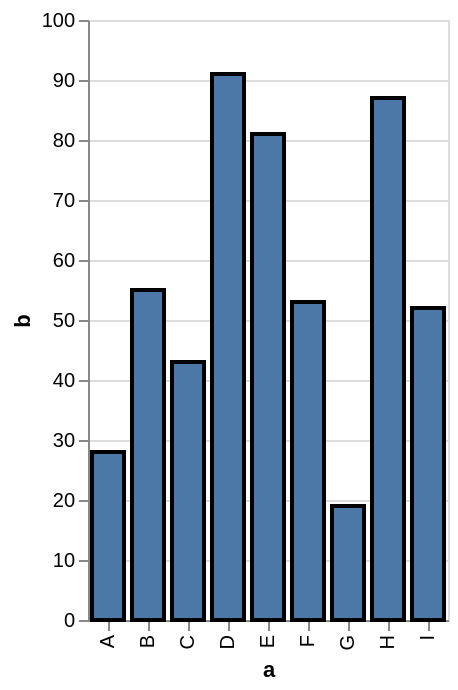

The Vega-Lite source for this figure:
### Vega-Lite specification from a JSON file in a GitHub repository (floating-point values rounded to 4 significant figures)
{"$schema": "https://vega.github.io/schema/vega-lite/v4.json", "description": "A bar chart with highlighting on hover and selecting on click. (Inspired by Tableau's interaction style.)", "data": {"values": [{"a": "A", "b": 28}, {"a": "B", "b": 55}, {"a": "C", "b": 43}, {"a": "D", "b": 91}, {"a": "E", "b": 81}, {"a": "F", "b": 53}, {"a": "G", "b": 19}, {"a": "H", "b": 87}, {"a": "I", "b": 52}]}, "params": [{"name": "highlight", "select": {"type": "point", "on": "mouseover"}}, {"name": "select", "select": "point"}], "mark": {"type": "bar", "fill": "#4C78A8", "stroke": "black", "cursor": "pointer"}, "encoding": {"x": {"field": "a", "type": "ordinal"}, "y": {"field": "b", "type": "quantitative"}, "fillOpacity": {"condition": {"selection": "select", "value": 1}, "value": 0.3}, "strokeWidth": {"condition": [{"selection": "select", "empty": false, "value": 2}, {"selection": "highlight", "empty": false, "value": 1}], "value": 0}}, "config": {"scale": {"bandPaddingInner": 0.2}}}
